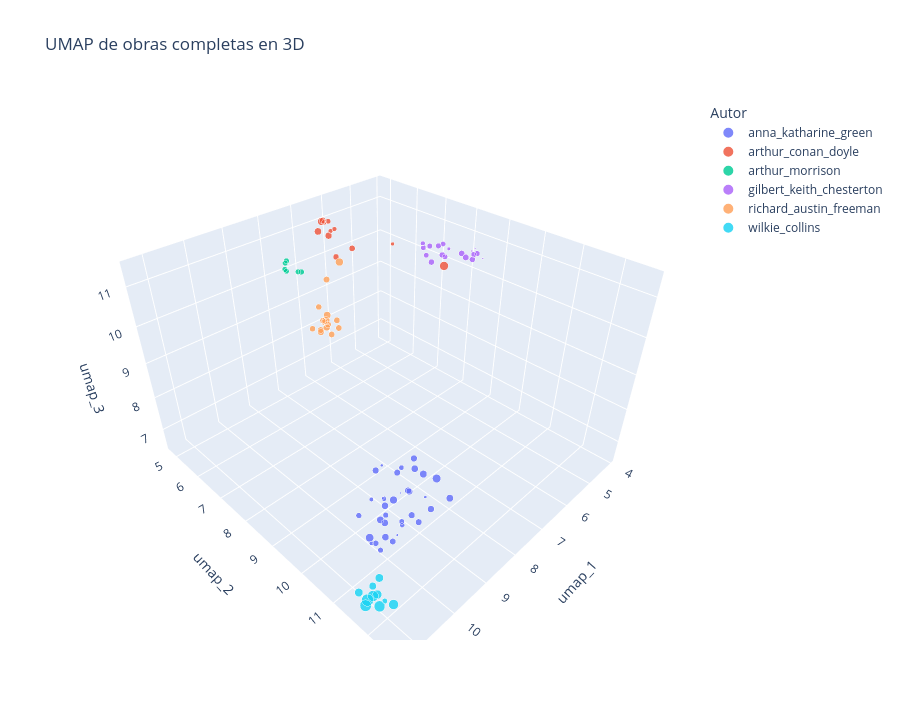

The notebook cell this image was saved under:
### Code cell
fig_umap_3 = plot_projection(work_proj, x="umap_1", y="umap_2", z="umap_3", title="UMAP de obras completas en 3D")

### Figure 1 — Plotly figure (JSON) as saved in the notebook; plotly's stock layout.template omitted (floating-point values rounded to 4 significant figures; data arrays with more than 128 entries replaced by an {"elided": "..."} marker saying what was removed)
{"data": [{"customdata": {"elided": "34x4 mixed values"}, "hovertemplate": "author=%{customdata[0]}<br>umap_1=%{x}<br>umap_2=%{y}<br>umap_3=%{z}<br>token_count=%{customdata[3]}<br>work=%{customdata[1]}<br>n_chunks=%{customdata[2]}<extra></extra>", "legendgroup": "anna_katharine_green", "marker": {"color": "#636efa", "line": {"width": 0.5}, "opacity": 0.82, "size": [20324, 10596, 150714, 70914, 125032, 169838, 112974, 127687, 67660, 205324, 120419, 129894, 144881, 131755, 144883, 145048, 84650, 78391, 22759, 122782, 87321, 126729, 156400, 160042, 103011, 94264, 128542, 54311, 145838, 196418, 92188, 17322, 53855, 25160], "sizemode": "area", "sizeref": 1071.0, "symbol": "circle"}, "mode": "markers", "name": "anna_katharine_green", "scene": "scene", "showlegend": true, "type": "scatter3d", "x": [10.97, 10.53, 10.91, 10.9, 10.65, 10.55, 10.72, 10.23, 10.53, 10.27, 10.69, 10.8, 10.7, 10.49, 11.06, 10.55, 10.77, 10.54, 10.5, 10.52, 10.9, 10.57, 10.11, 10.48, 10.94, 11.26, 10.45, 11.16, 10.94, 10.99, 11.19, 11.09, 10.78, 10.29], "y": [11.87, 11.85, 11.73, 11.82, 12.24, 11.7, 11.86, 11.78, 11.9, 12.42, 12.44, 12.28, 11.63, 12.51, 12.0, 12.19, 12.12, 11.87, 11.36, 11.75, 11.72, 11.28, 12.6, 12.31, 11.64, 11.56, 12.07, 11.76, 11.89, 11.53, 12.15, 12.33, 11.38, 12.21], "z": [9.571, 9.348, 8.873, 9.459, 9.187, 9.087, 8.254, 9.116, 8.567, 9.922, 9.208, 9.917, 8.996, 9.424, 9.133, 10.17, 9.026, 9.97, 9.651, 9.765, 8.045, 9.528, 9.468, 10.08, 8.201, 9.125, 10.25, 8.49, 8.582, 8.313, 9.537, 9.121, 9.025, 9.342]}, {"customdata": [["arthur_conan_doyle", "acd-a_study_in_scarlet", 52, 61648], ["arthur_conan_doyle", "acd-tales_of_terror_and_mystery", 87, 103987], ["arthur_conan_doyle", "acd-the_adventures_of_sherlock_holmes", 123, 147205], ["arthur_conan_doyle", "acd-the_case_book_of_sherlock_holmes", 98, 116883], ["arthur_conan_doyle", "acd-the_hound_of_the_baskervilles", 69, 82207], ["arthur_conan_doyle", "acd-the_lost_world", 90, 107213], ["arthur_conan_doyle", "acd-the_memoirs_of_sherlock_holmes", 112, 133504], ["arthur_conan_doyle", "acd-the_poison_belt", 35, 41392], ["arthur_conan_doyle", "acd-the_return_of_sherlock_holmes", 133, 158904], ["arthur_conan_doyle", "acd-the_sign_of_the_four", 52, 61686], ["arthur_conan_doyle", "acd-the_valley_of_fear", 69, 82212], ["arthur_conan_doyle", "acd-the_white_company", 185, 221502]], "hovertemplate": "author=%{customdata[0]}<br>umap_1=%{x}<br>umap_2=%{y}<br>umap_3=%{z}<br>token_count=%{customdata[3]}<br>work=%{customdata[1]}<br>n_chunks=%{customdata[2]}<extra></extra>", "legendgroup": "arthur_conan_doyle", "marker": {"color": "#EF553B", "line": {"width": 0.5}, "opacity": 0.82, "size": [61648, 103987, 147205, 116883, 82207, 107213, 133504, 41392, 158904, 61686, 82212, 221502], "sizemode": "area", "sizeref": 1071.0, "symbol": "circle"}, "mode": "markers", "name": "arthur_conan_doyle", "scene": "scene", "showlegend": true, "type": "scatter3d", "x": [6.67, 6.822, 6.962, 6.721, 6.778, 6.465, 6.745, 5.673, 6.853, 6.597, 6.742, 4.759], "y": [5.832, 6.023, 5.554, 5.463, 5.739, 6.228, 5.688, 6.846, 5.573, 5.595, 5.55, 7.772], "z": [11.24, 10.61, 11.18, 11.37, 11.44, 10.79, 11.04, 10.85, 11.41, 11.09, 11.36, 10.26]}, {"customdata": [["arthur_morrison", "am-adventures_of_martin_hewitt", 76, 90809], ["arthur_morrison", "am-chronicles_of_martin_hewitt", 74, 88663], ["arthur_morrison", "am-martin_hewitt_investigator", 71, 84253], ["arthur_morrison", "am-the_dorrington_deed_box", 73, 87419], ["arthur_morrison", "am-the_hole_in_the_wall", 82, 98243], ["arthur_morrison", "am-the_red_triangle", 75, 89863]], "hovertemplate": "author=%{customdata[0]}<br>umap_1=%{x}<br>umap_2=%{y}<br>umap_3=%{z}<br>token_count=%{customdata[3]}<br>work=%{customdata[1]}<br>n_chunks=%{customdata[2]}<extra></extra>", "legendgroup": "arthur_morrison", "marker": {"color": "#00cc96", "line": {"width": 0.5}, "opacity": 0.82, "size": [90809, 88663, 84253, 87419, 98243, 89863], "sizemode": "area", "sizeref": 1071.0, "symbol": "circle"}, "mode": "markers", "name": "arthur_morrison", "scene": "scene", "showlegend": true, "type": "scatter3d", "x": [7.464, 7.604, 7.635, 7.444, 7.405, 7.507], "y": [4.829, 4.923, 5.023, 5.255, 5.334, 4.826], "z": [10.31, 10.16, 10.15, 10.15, 10.16, 10.27]}, {"customdata": [["gilbert_keith_chesterton", "gkc-four_faultless_felons", 83, 98815], ["gilbert_keith_chesterton", "gkc-manalive", 70, 83668], ["gilbert_keith_chesterton", "gkc-the_club_of_queer_trades", 54, 64320], ["gilbert_keith_chesterton", "gkc-the_donnington_affair", 6, 6938], ["gilbert_keith_chesterton", "gkc-the_incredulity_of_father_brown", 84, 100046], ["gilbert_keith_chesterton", "gkc-the_innocence_of_father_brown", 95, 113603], ["gilbert_keith_chesterton", "gkc-the_man_who_knew_too_much", 70, 83148], ["gilbert_keith_chesterton", "gkc-the_man_who_was_thursday", 69, 82108], ["gilbert_keith_chesterton", "gkc-the_mask_of_midas", 7, 8142], ["gilbert_keith_chesterton", "gkc-the_napoleon_of_notting_hill", 67, 79651], ["gilbert_keith_chesterton", "gkc-the_paradoxes_of_mr_pond", 64, 75998], ["gilbert_keith_chesterton", "gkc-the_poet_and_the_lunatics", 76, 91078], ["gilbert_keith_chesterton", "gkc-the_return_of_don_quixote", 86, 102560], ["gilbert_keith_chesterton", "gkc-the_scandal_of_father_brown", 76, 90495], ["gilbert_keith_chesterton", "gkc-the_secret_of_father_brown", 75, 89399], ["gilbert_keith_chesterton", "gkc-the_trees_of_pride", 30, 35388], ["gilbert_keith_chesterton", "gkc-the_white_pillars_murder", 7, 7523], ["gilbert_keith_chesterton", "gkc-the_wisdom_of_father_brown", 86, 102992]], "hovertemplate": "author=%{customdata[0]}<br>umap_1=%{x}<br>umap_2=%{y}<br>umap_3=%{z}<br>token_count=%{customdata[3]}<br>work=%{customdata[1]}<br>n_chunks=%{customdata[2]}<extra></extra>", "legendgroup": "gilbert_keith_chesterton", "marker": {"color": "#ab63fa", "line": {"width": 0.5}, "opacity": 0.82, "size": [98815, 83668, 64320, 6938, 100046, 113603, 83148, 82108, 8142, 79651, 75998, 91078, 102560, 90495, 89399, 35388, 7523, 102992], "sizemode": "area", "sizeref": 1071.0, "symbol": "circle"}, "mode": "markers", "name": "gilbert_keith_chesterton", "scene": "scene", "showlegend": true, "type": "scatter3d", "x": [4.828, 4.815, 5.051, 4.195, 4.492, 4.407, 4.75, 4.911, 4.224, 4.994, 4.657, 4.856, 4.966, 4.11, 4.221, 4.479, 4.197, 4.435], "y": [7.754, 7.32, 7.293, 8.28, 8.444, 8.169, 7.78, 7.192, 8.204, 7.372, 7.62, 7.64, 7.527, 8.292, 8.272, 7.668, 8.54, 8.052], "z": [10.58, 10.67, 10.81, 10.71, 10.57, 10.51, 10.51, 10.62, 10.63, 10.49, 10.77, 10.79, 10.35, 10.55, 10.56, 10.6, 10.53, 10.59]}, {"customdata": [["richard_austin_freeman", "raf-a_silent_witness", 129, 154415], ["richard_austin_freeman", "raf-as_a_thief_in_the_night", 102, 122310], ["richard_austin_freeman", "raf-dr_thorndykes_casebook", 82, 98176], ["richard_austin_freeman", "raf-helen_vardons_confession", 155, 185686], ["richard_austin_freeman", "raf-john_thorndykes_cases", 99, 117811], ["richard_austin_freeman", "raf-the_darblay_mystery", 98, 116793], ["richard_austin_freeman", "raf-the_exploits_of_danby_croke", 95, 113456], ["richard_austin_freeman", "raf-the_eye_of_osiris", 115, 137615], ["richard_austin_freeman", "raf-the_golden_pool", 152, 181809], ["richard_austin_freeman", "raf-the_magic_casket", 93, 111290], ["richard_austin_freeman", "raf-the_mystery_of_31_new_inn", 93, 111032], ["richard_austin_freeman", "raf-the_mystery_of_angelina_frood", 109, 130588], ["richard_austin_freeman", "raf-the_red_thumb_mark", 85, 101554], ["richard_austin_freeman", "raf-the_shadow_of_the_wolf", 94, 112154], ["richard_austin_freeman", "raf-the_singing_bone", 85, 101846]], "hovertemplate": "author=%{customdata[0]}<br>umap_1=%{x}<br>umap_2=%{y}<br>umap_3=%{z}<br>token_count=%{customdata[3]}<br>work=%{customdata[1]}<br>n_chunks=%{customdata[2]}<extra></extra>", "legendgroup": "richard_austin_freeman", "marker": {"color": "#FFA15A", "line": {"width": 0.5}, "opacity": 0.82, "size": [154415, 122310, 98176, 185686, 117811, 116793, 113456, 137615, 181809, 111290, 111032, 130588, 101554, 112154, 101846], "sizemode": "area", "sizeref": 1071.0, "symbol": "circle"}, "mode": "markers", "name": "richard_austin_freeman", "scene": "scene", "showlegend": true, "type": "scatter3d", "x": [7.572, 7.717, 7.488, 7.913, 7.632, 7.68, 7.17, 7.688, 6.803, 7.481, 7.418, 7.764, 7.702, 7.287, 7.403], "y": [6.465, 6.654, 6.174, 6.827, 6.249, 6.482, 6.028, 6.564, 6.117, 6.483, 6.704, 6.414, 6.005, 6.488, 5.939], "z": [9.445, 9.319, 9.13, 9.592, 8.946, 9.3, 10.12, 9.189, 10.5, 8.853, 9.112, 9.021, 8.909, 9.188, 9.398]}, {"customdata": [["wilkie_collins", "wc-armadale", 358, 428530], ["wilkie_collins", "wc-basil", 136, 162758], ["wilkie_collins", "wc-man_and_wife", 279, 333814], ["wilkie_collins", "wc-no_name", 321, 384804], ["wilkie_collins", "wc-poor_miss_finch", 196, 234846], ["wilkie_collins", "wc-the_dead_secret", 169, 202248], ["wilkie_collins", "wc-the_haunted_hotel", 75, 89308], ["wilkie_collins", "wc-the_law_and_the_lady", 167, 200164], ["wilkie_collins", "wc-the_moonstone", 234, 280378], ["wilkie_collins", "wc-the_woman_in_white", 290, 347110]], "hovertemplate": "author=%{customdata[0]}<br>umap_1=%{x}<br>umap_2=%{y}<br>umap_3=%{z}<br>token_count=%{customdata[3]}<br>work=%{customdata[1]}<br>n_chunks=%{customdata[2]}<extra></extra>", "legendgroup": "wilkie_collins", "marker": {"color": "#19d3f3", "line": {"width": 0.5}, "opacity": 0.82, "size": [428530, 162758, 333814, 384804, 234846, 202248, 89308, 200164, 280378, 347110], "sizemode": "area", "sizeref": 1071.0, "symbol": "circle"}, "mode": "markers", "name": "wilkie_collins", "scene": "scene", "showlegend": true, "type": "scatter3d", "x": [11.22, 10.96, 11.11, 11.29, 10.9, 11.27, 10.94, 10.92, 10.91, 10.99], "y": [11.68, 11.56, 11.72, 11.7, 11.62, 11.5, 11.87, 11.71, 12.08, 11.77], "z": [6.838, 6.901, 6.896, 6.754, 6.636, 6.952, 6.72, 7.255, 6.795, 6.513]}], "layout": {"height": 720, "legend": {"itemsizing": "constant", "title": {"text": "Autor"}, "tracegroupgap": 0}, "scene": {"domain": {"x": [0, 1], "y": [0, 1]}, "xaxis": {"title": {"text": "umap_1"}}, "yaxis": {"title": {"text": "umap_2"}}, "zaxis": {"title": {"text": "umap_3"}}}, "title": {"text": "UMAP de obras completas en 3D"}}}
